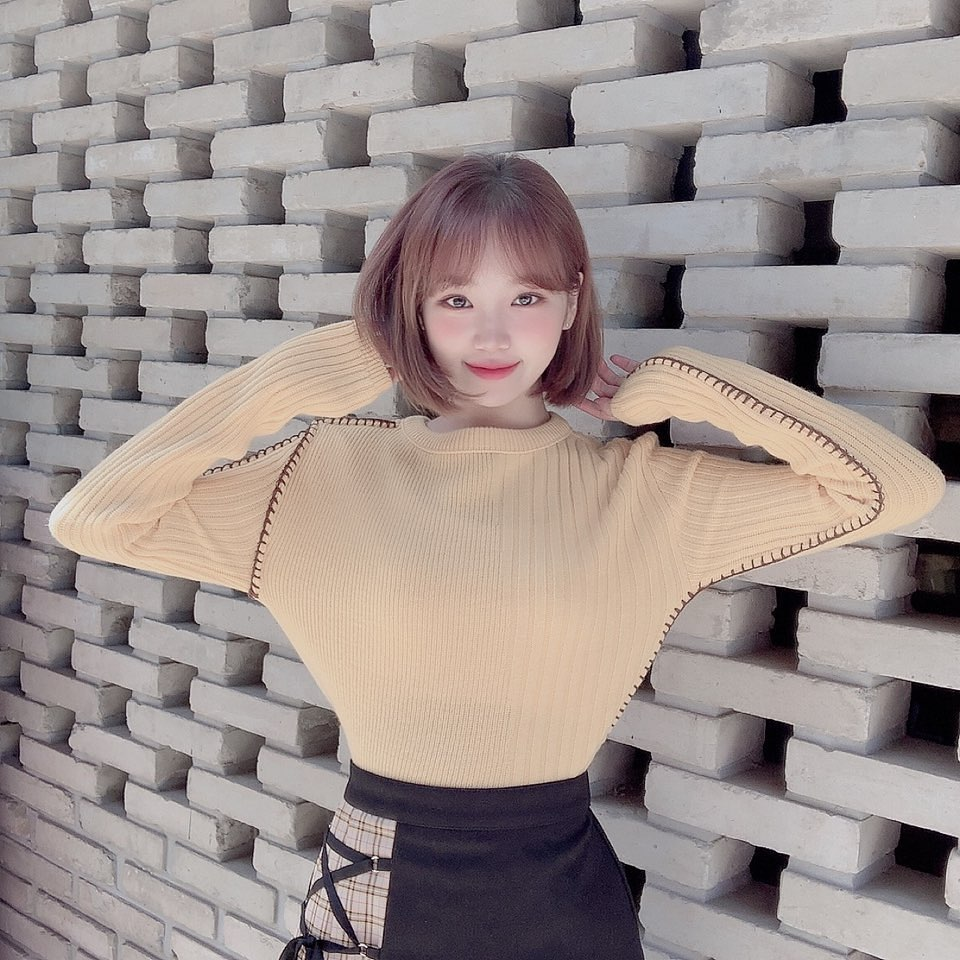
#> input picture data/chaewon.jpg, 960 x 960 px
$ jupyter execute chapter3.ipynb   (older library calls are emulated)
#> lines starting #> are read from the running program, lines starting #| are printed output that depends on the picture; after the words box and inside, x2 and y2 are one past the last pixel; in counts of white or black regions, pixels touching at a corner belong together
# 3강 윤관선과 분할

본 항목에서는 아래 항목들을 다룬다
+ Otsu 알고리즘을 사용한 그레이스케일 이미지 이진화
+ 이진 이미지에서 외부 및 내부 윤곽선 찾기
+ 이진 이미지에서 연결된 구성 요소 추출
+ 선과 원을 2차원의 점의 집합으로 맞추기
+ 이미지 모멘트 계산
+ 곡선으로 작업: 근사, 길이, 면적
+ 윤곽선 내부에서 점의 포함 여부 확인
+ 지정된 2차원 점과 모든 픽셀 간의 거리 계산
+ k-평균 알고리즘을 이용한 이미지 분할
+ 분할 시드를 사용해 이미지 분할: 워터쉐드 알고리즘

[cell 1]
import cv2
import numpy as np
import matplotlib.pyplot as plt
import random

### Otsu 알고리즘을 사용한 그레이 스케일 이미지 이진화
Otsu는 이미지 히스토그램을 이용해서 이미지를 두 개의 클래스로 가장 잘 분할 할 수 있는 intensity 값을 찾는 것이다. 이 값으로 Threshold 값으로 해서 클래스 1과 클래스 2로 분류한다.
1. 평활화한(normalized) 히스토그램을 구한다
2. 각 픽셀별로 threshold 값을 먹일 때 최대의 분산비율이 나올 수 있도록 설정한다.(between-class variance 알고리즘)
(책에는 내부 분산 최소라고 되어있는데, 분산 비율= ( 클래스간 분산 / 내부 분산 )^2 , 라는 수식에서 나오는 얘기다.

[cell 2]
image = cv2.imread('../data/chaewon.jpg', 0)

otsu_thr, otsu_mask = cv2.threshold(image, -1, 1, cv2.THRESH_BINARY | cv2.THRESH_OTSU)
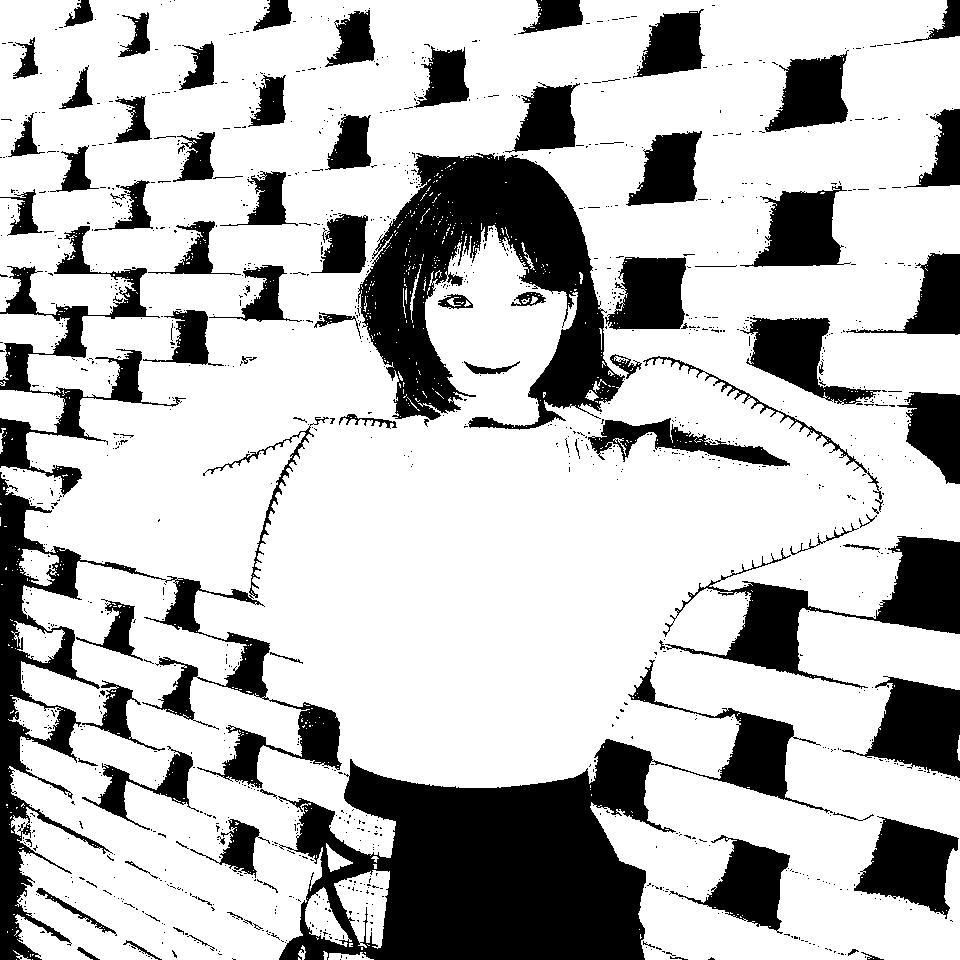
#> otsu_mask: shape (960, 960); values 0 (black) and 1 (white), 74.3% white; 1347 black regions (1253 under 20 px), largest, box (x1, y1, x2, y2) and area: (278, 660, 833, 960) 58092, (358, 153, 625, 430) 33761, (0, 417, 342, 960) 24759
#> otsu_thr = 121
                                                                             # OTSU는 Threshold 값이 자동으로 설정되기 때문에 -1(0)을 넣어준다
                                                                             # maxval도 마찬가지. 자동설정. 0을 넣으면 검은 화면만 나온다.
                                                                             # (0.6 이상은 출력 되지만 그냥 1로 설정하는게 정석인듯)
print('Estimated threshold (Otsu): ', otsu_thr)
#| Estimated threshold (Otsu):  121.0

plt.figure(figsize=(15, 7))
plt.subplot(121)
plt.axis('off')
plt.title('original')
plt.imshow(image, cmap='gray')

plt.subplot(122)
plt.axis('off')
plt.title('Otsu threshold')
plt.imshow(otsu_mask, cmap='gray')

plt.tight_layout()
plt.show()

### 이진 이미지에서 외부 및 내부 윤곽선 찾기

참고: https://opencv-python.readthedocs.io/en/latest/doc/18.imageContourHierarchy/imageContourHierarchy.html

[cell 3]
image = cv2.imread('../data/chaewon.jpg', 0)

image = np.zeros((480, 640), np.uint8)
cv2.circle(image, (100, 100), 50, 255, -1)
cv2.circle(image, (100, 100), 25, 0, -1)
cv2.circle(image, (200, 100), 50, 255, -1)
cv2.circle(image, (200, 100), 25, 0, -1)

#

contours, hierarchy = cv2.findContours(image, cv2.RETR_CCOMP, cv2.CHAIN_APPROX_NONE)
# 책은 3개의 인자를 반환하는데(수정된 이미지, 윤곽선 리스트, 윤곽선 계층 속성 리스트) 버전의 차이로 return이 다르다
# https://github.com/facebookresearch/maskrcnn-benchmark/issues/339
# cv2.CHAIN_APPROX_NONE = 윤곽선의 수직과 수평 부분을 각 끝점으로 축소
# cv2.CHAIN_APPROX_NON = 압축하지 않음


image_external = np.zeros(image.shape, image.dtype)
for i in range(len(contours)):
    if hierarchy[0][i][3] == -1:
        cv2.drawContours(image_external, contours, i, 255, 1)   #drawContours(image, contours, contourIdx, color, thickness=None)

image_internal = np.zeros(image.shape, image.dtype)
for i in range(len(contours)):
    if hierarchy[0][i][3] != -1:
        cv2.drawContours(image_internal, contours, i, 255, 1)

# hierarchy의 3번째 차원의 3번째 값이 -1 이란 것은 내부에 더이상 contours가 없다는 의미이다
# hierarchy 구조 = 다음과 이전 윤곽선의 인덱스, 첫 자식 윤곽선, 첫 부모 윤곽선
# hierarchy의 shape는 (1, x, 4)의 형태입니다. 여기서 3번째 차원의 4개의 값이 hierarchy를 표현합니다. 각 값의 의미는 (next, prev, child, parent) 입니다. RETR_LIST는 선/후 관계만을 표현하고, parent/child관계를 표현하지 않는 mode입니다.

plt.figure(figsize=(20, 7))


plt.subplot(131)
plt.axis('off')
plt.title('original')
plt.imshow(image, cmap='gray')

plt.subplot(132)
plt.axis('off')
plt.title('external')
plt.imshow(image_external, cmap='gray')

plt.subplot(133)
plt.axis('off')
plt.title('internal')
plt.imshow(image_internal, cmap='gray')

[cell 4]
img = cv2.imread('../data/chaewon.jpg', cv2.IMREAD_GRAYSCALE) # ??? 0을 넣는거랑 cv2.IMREAD_GRAYSCALE이랑 뭐가 다르지?
img = cv2.resize(img, None, fx=0.5, fy=0.5, interpolation=cv2.INTER_AREA)

connectivity = 4
num_labels, labelmap = cv2.connectedComponents(img, connectivity, cv2.CV_32S)
#> num_labels = 2
# 요소 번호 튜플, 요소 레이블 포함 이미지를 반환받음
# labelmap은 입력 이미지와 동일한 크기며, 각 픽셀은 해당 픽셀이 속한 요소에 따라 [0, 요소개수] 범위의 값을 가진다
display(labelmap)

img = np.hstack((img, labelmap.astype(np.float32)/(num_labels-1)))
#> img: shape (480, 960) float32
cv2.imshow('Connected components', img)
cv2.waitKey()
cv2.destroyAllWindows()

img = cvimg = cv2.imread('../data/chaewon.jpg', cv2.IMREAD_GRAYSCALE)
img = cv2.resize(img, None, fx=0.5, fy=0.5, interpolation=cv2.INTER_AREA)
otsu_thr, otsu_mask = cv2.threshold(img, -1, 1, cv2.THRESH_BINARY | cv2.THRESH_OTSU)
#> otsu_thr = 122
# otsu_mask = cv2.adaptiveThreshold(img, 1, cv2.ADAPTIVE_THRESH_GAUSSIAN_C, cv2.THRESH_BINARY, 11, 10)


output = cv2.connectedComponentsWithStats(otsu_mask, connectivity, cv2.CV_32S)

num_labels, labelmap, stats, centers = output       # stats 가 status가 아니라 statistics이다
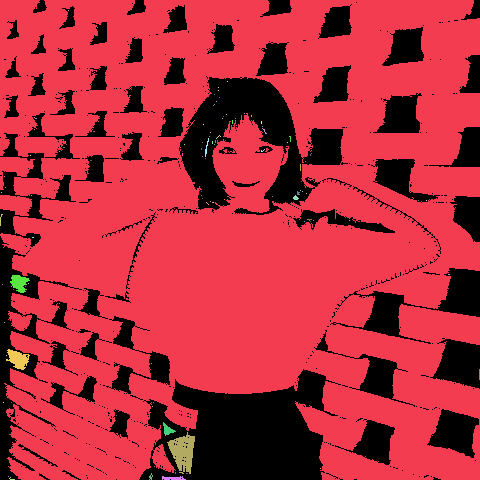
#> labelmap: shape (480, 480) int32; 101 distinct labels, from 0 to 100; one colour per label, 0 black
#> num_labels = 101; stats = 101 rows, first 6: [0, 0, 480, 480, 59469], [0, 0, 480, 480, 169345], [68, 10, 1, 1, 1], [227, 81, 1, 1, 1], [218, 87, 1, 1, 1], [218, 90, 1, 1, 1]; centers = 101 pairs, first value 0.385 to 479, second value 10 to 478.6
# https://stackoverflow.com/questions/35854197/how-to-use-opencvs-connected-components-with-stats-in-python
# labelmap: 입력 이미지의 크기 행렬이다. 각각의 값은 label의 값과 같다. (무슨 말이지...?)
# stats: 라벨의 개수만큼의 길이를 가지고(행), stat의 정보를 가진다. stat의 정보는 다음과 같다
#       stat[0]=cv2.CC_STAT_LEFT The leftmost (x) coordinate which is the inclusive start of the bounding box in the horizontal direction.
#       stat[1]=cv2.CC_STAT_TOP The topmost (y) coordinate which is the inclusive start of the bounding box in the vertical direction.
#       stat[2]=cv2.CC_STAT_WIDTH The horizontal size of the bounding box
#       stat[3]=cv2.CC_STAT_HEIGHT The vertical size of the bounding box
#       stat[4]=cv2.CC_STAT_AREA The total area (in pixels) of the connected component


# Statistics output for each label, including the background label, see below for available statistics. Statistics are accessed via stats[label, COLUMN] where available columns are defined below.
#
# It has a length equal to the number of labels and a width equal to the number of stats. It can be used with the OpenCV documentation for it:
# Labels is a matrix the size of the input image where each element has a value equal to its label.
# centers: label의 x, y좌표의 중간값을 반환한다.


colored = np.full((img.shape[0], img.shape[1], 3), 0, np.uint8)

print(labelmap.shape)
#| (480, 480)
print(colored.shape)
#| (480, 480, 3)

for l in range(1, num_labels):
    if stats[l][4] > 50:                                        # 각각의 label에 접근해서 CC_STAT_AREA가 50 이상인것만 고른다
        colored[labelmap == l] = (0, 255*l/num_labels,255*num_labels/l)                     # labelmap == l 은 boolean list를 반환한다.
                                                                                            # 즉 list[list == k] 는 인덱싱이다!
        cv2.circle(colored, (int(centers[l][0]), int(centers[l][1])), 5, (255, 0, 0), -1)
        img = cv2.cvtColor(otsu_mask*255, cv2.COLOR_GRAY2BGR)

cv2.imshow('Connected components', np.hstack((img, colored)))
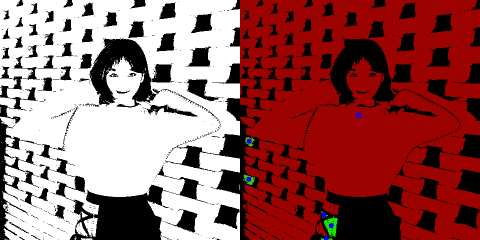
#> window 'Connected components': shape (480, 960, 3) (shown at 1/2 size); mean B, G, R 94.9, 95.8, 151.6
cv2.waitKey()
cv2.destroyAllWindows()

### 선과 원을 2차원의 점의 집합으로 맞추기
openCV는 fitLine, fitEllipse 함수를 통해 랜덤한 점의 위치들을 근사한 타원과 직선을 반환한다
fitEllipse는 최소 5개의 점이 필요하고, fitLine은 최소 2개의 점이 필요하다

fitEllipse는 2차원 점의 집합을 인수로 받아, 중심점, 반축의 길이(장반경?), 회전 각도를 반환한다.
반환된 매개변수를 cv2.ellipse의 인자로 넣어 결과를 표시할 수 있다.

fitline은 임의의 점의 집합을 받고, 최소화를 위한 거리 함수의 유형과, 거리함수를 제어할 값, (x0, y0) 점과 (vx, vy)의 직선 계수에 대한 허용 정확도를 매개변수로 받는다. (x0, y0)는 직선이 통과하는 지점을 결정한다.
반환값은 (x0, y0, vx, vy)이다.
3차원에서도 동작하고 매우 안정적이기 때문에 자주 쓰인다.

[cell 5]
img = np.full((512, 512, 3), 255, np.uint8)

ellipse_axes = (int(256*random.uniform(0, 1)), int(256*random.uniform(0,1))) # random.uniform(x, y) x와 y사이의 랜덤한 실수를 반환한다.
ellipse_angle = int(180*random.uniform(0, 1))
ellipse_ceter = (256, 256)

pts = cv2.ellipse2Poly(ellipse_ceter, ellipse_axes, ellipse_angle, 0, 360, 1)   # 타원 모양의 연속하는 점의 행렬을 반환한다.
#> pts = 361 pairs, first value 60 to 452, second value 41 to 471
pts += np.random.uniform(-10, 10, pts.shape).astype(np.int32)                   # 각각의 점에 -10에서 10 사이의 난수를 더해준다.
#> pts = 361 pairs, first value 51 to 461, second value 35 to 479
                                                                                # <포인트!!> uniform의 3번쨰 인자(size) 에 pts.shape을 넣어서
                                                                                # 모든 값에 한번에 난수가 더해짐!

cv2.ellipse(img, ellipse_ceter, ellipse_axes, ellipse_angle, 0, 360, (0, 255, 0), 3)
#> img: shape (512, 512, 3)

for pt in pts:
    cv2.circle(img, (int(pt[0]), int(pt[1])), 3, (0, 0, 255))
#> this loop made 361 passes
#> pt on passes 1 to 3: [312, 469], [311, 465], [304, 468]

cv2.imshow('Fit ellipse', img)
cv2.waitKey()
cv2.destroyAllWindows()

ellipse = cv2.fitEllipse(pts)
#> ellipse = ((255.8, 255.5), (388.4, 432.7), 164)
cv2.ellipse(img, ellipse, (0, 0, 0), 3)
cv2.imshow('Fit ellipse', img)
cv2.waitKey()
cv2.destroyAllWindows()

img = np.full((512, 512, 3), 255, np.uint8)

pts = np.arange(512).reshape(-1, 1)
pts = np.hstack((pts, pts))     # np.hstack(x, y): x의 오른쪽 열에 y를 추가한다
pts += np.random.uniform(-10, 10, pts.shape).astype(np.int32)

cv2.line(img, (0,0), (512, 512), (0, 255, 0), 3)

for pt in pts:
    cv2.circle(img, (int(pt[0]), int(pt[1])), 3, (0,0,255))
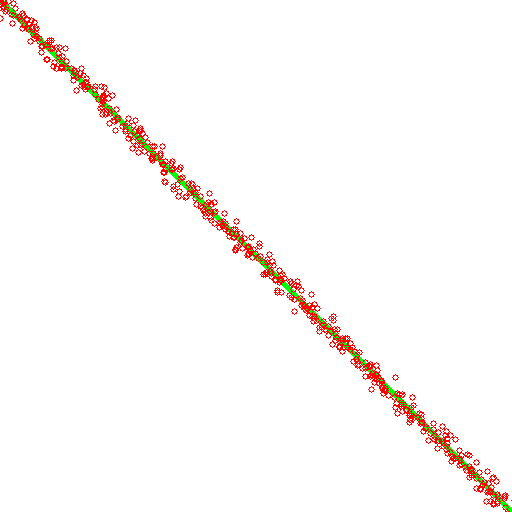
#> img: shape (512, 512, 3); mean B, G, R 247.3, 248.9, 253.4

cv2.imshow('Fit line', img)
cv2.waitKey()
cv2.destroyAllWindows()

vx, vy, x, y = cv2.fitLine(pts, cv2.DIST_L2, 0, 0.01, 0.01)
#> vx = [0.707]; vy = [0.708]; x = [255.7]; y = [255.8]
y0 = int(y - x*vy/vx)
#> y0 = 0
y1 = int((512 - x)*vy/vx + y)
#> y1 = 512
cv2.line(img, (0, y0), (512, y1), (0, 0, 0), 3)

cv2.imshow('Fit line', img)
cv2.waitKey()
cv2.destroyAllWindows()

### 이미지 모멘트 계산
# 이미지 모멘트 계산
생략

### 곡선으로 작어비 근사, 길이, 면적
+ 곡선의 길이와 면적 계산
+ 볼록 외피(?)를 얻는다
+ 곡선의 볼록 여부를 확인한다
+ 이번 절에서 다루는 모든 작업은 윤곽선 처리 기반 알고리즘 개발에 유용하다
+ 거짓 윤곽선을 배제하는 휴리스틱한 필터를 만들 수도 있다

참고: https://m.blog.naver.com/samsjang/220516697251

findcontours 설명. images는 버전에 따라 있거나 없음.
images, contours, hierachy = cv2.findContours(image, mode, method)

image: 흑백이미지 또는 이진화된 이미지
mode : 컨투어를 찾는 방법
+ cv2.RETR_EXTERNAL: 컨투어 라인 중 가장 바깥쪽의 라인만 찾음
cv2.RETR_LIST: 모든 컨투어 라인을 찾지만, 상하구조(hierachy)관계를 구성하지 않음
cv2.RETR_CCOMP: 모든 컨투어 라인을 찾고, 상하구조는 2 단계로 구성함
cv2.RETR_TREE: 모든 컨투어 라인을 찾고, 모든 상하구조를 구성함

method : 컨투어를 찾을 때 사용하는 근사화 방법
+ cv2.CHAIN_APPROX_NONE: 모든 컨투어 포인트를 반환
cv2.CHAIN_APPROX_SIMPLE: 컨투어 라인을 그릴 수 있는 포인트만 반환
cv2.CHAIN_APPROX_TC89_L1: Teh_Chin 연결 근사 알고리즘 L1 버전을 적용하여 컨투어 포인트를 줄임
cv2.CHAIN_APPROX_TC89_KCOS: Teh_Chin 연결 근사 알고리즘 KCOS 버전을 적용하여 컨투어 포인트를 줄임

drawContours 설명
cv2.drawContours(img, contours, -1, (0, 255, 0), 3)
img: contour를 나타낼 대상 이미지
contours: img에 그릴 contour. 이 값은 cv2.findcontours() 함수의 2번째 리턴 값으로 리스트형 자료임. i번째 contour의 첫 번째 픽셀 좌표는 contours[i][0]과 같이 접근 가능
-1: img에 실제로 그릴 contour 인덱스 파라미터 이값이 음수이면 모든 contour를 그림
(0,255,0), 2: 색상과 두께

[cell 6]
img = cv2.imread('../data/minguri.jpg', cv2.IMREAD_GRAYSCALE)
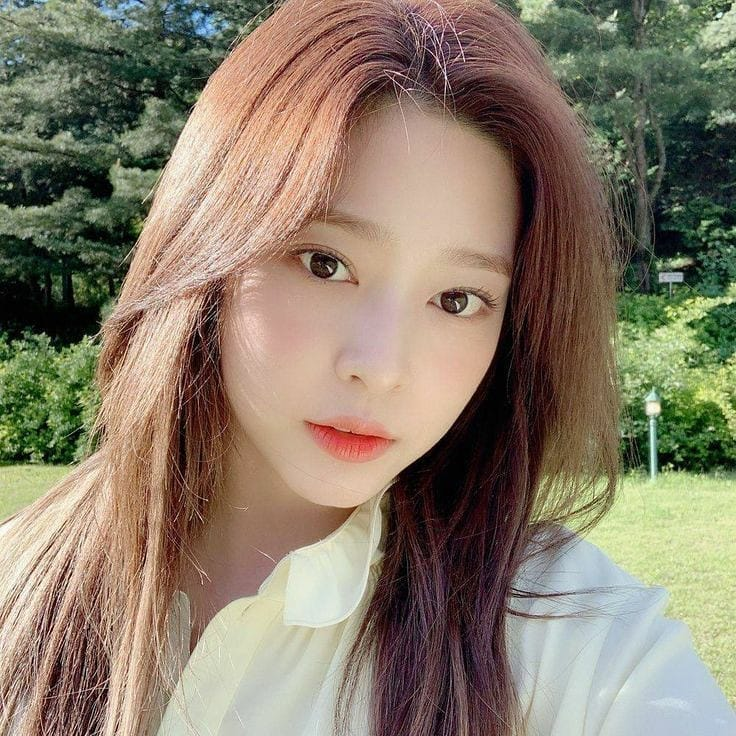
#> input picture data/minguri.jpg, 736 x 736 px
#> img: shape (736, 736)

# img = cv2.adaptiveThreshold(img, 255, cv2.ADAPTIVE_THRESH_GAUSSIAN_C ,cv2.THRESH_BINARY, 3, 3)
thr, img = cv2.threshold(img, 100, 1, cv2.THRESH_BINARY_INV)

img = np.full((512, 512, 1), 0, np.uint8)
cv2.circle(img, (256, 256), 100, 255, -1)
cv2.ellipse(img, (256, 256), (20, 200), 45, 0, 360, 255, -1)
cv2.ellipse(img, (256, 256), (20, 200), -45, 0, 360, 255, -1)

contours, hierarchy = cv2.findContours(img, cv2.RETR_TREE, cv2.CHAIN_APPROX_SIMPLE)
#> contours = 1 contour; box (x1, y1, x2, y2) and area: (114, 114, 399, 399) 41140
# contours: 외곽선 좌표를 가지는 2차원 리스트
# hierarchy: 상하관계정보를 가지는 리스트
#    [Next, Previous, First Child, Parent]
#    Next: 동일 레벨의 다음 contour 인덱스, 동일레벨의 다음 contour가 없으면 -1
#    Previous: 동일 레벨의 이전 contour 인덱스, 동일레벨의 이전 contour가 없으면 -1
#    First Child: 최초의 자식 contour 인덱스. 자식 contour가 없으면 -1
#    Parent: 부모 contour 인덱스. 부모 contour가 없으면 -1

color = cv2.cvtColor(img, cv2.COLOR_GRAY2BGR)

cv2.drawContours(color, contours, -1, (0, 255, 0), 3)
cv2.imshow('contours', color)
cv2.waitKey()
cv2.destroyAllWindows()

contour = contours[0]   # contour array가 list로 감싸져 있어서 한번 꺼낸다
#> contour = contour of 582 points, box (x1, y1, x2, y2) (114, 114, 399, 399), area 41140
print('Area of contour is %.2f' % cv2.contourArea(contour, True))   # contour의 면적 계산.
#| Area of contour is -41140.50
print('Signed area of contour is %.2f' % cv2.contourArea(contour, True))
#| Signed area of contour is -41140.50
print('Signed area of contour is %.2f' % cv2.contourArea(contour[::-1], True))  # ([::-1], 순서를 역순으로 가져온다는 인덱싱), 시계 / 반시계로 넓이의 부호가 바뀜
#| Signed area of contour is 41140.50

print('Length of closed contour is %.2f' % cv2.arcLength(contour, True))    # 윤곽선의 첫 번째 점과 마지막 점을 연결한 것으로 간주 -> 닫힌 상태로 길이 계산
#| Length of closed contour is 1391.54
print('Length of open contour is %.2f' % cv2.arcLength(contour, False))     # 윤곽선의 첫 번째 점과 마지막 점을 연결했다고 간주하지 않아, 두 점 사이의 길이는 계산되지 않음
#| Length of open contour is 1388.54

hull = cv2.convexHull(contour)  #convex: 볼록한, hull: (콩 등의)깍지를 벗기다. -> convexHull: 임의의 집합 x에 대한 가장 작은 볼록 껍질, 외피
#> hull = [[397, 114], [398, 116], [398, 397], [397, 398], [116, 398], [114, 397], [114, 116], [116, 114]]
cv2.drawContours(color, [hull], -1, (255,0,255), 3)     # 외피 그리기

cv2.imshow('contours', color)
cv2.waitKey()
cv2.destroyAllWindows()

print('Convex status of contour is %s' %cv2.isContourConvex(contour))   # contour가 볼록 껍질인가?
#| Convex status of contour is False
print('Convex status of its hull is %s' %cv2.isContourConvex(hull))     # hull이 볼록 껍질인가?
#| Convex status of its hull is True

cv2.namedWindow('contours')

img = np.copy(color)

# [7 lines left out: function trackbar_callback, not called in this run]

cv2.createTrackbar('Epsilon', 'contours', 1, 255, lambda v: trackbar_callback(v))
while True:
    cv2.imshow('contours', img)
    key = cv2.waitKey(3)
#> (key Esc is pressed here)
    if key == 27:
        break
cv2.destroyAllWindows()

저장이 안돼서 앞 내용은 추후 추가

### 책에 없는 watershed 코드
출처: https://opencv-python.readthedocs.io/en/latest/doc/27.imageWaterShed/imageWaterShed.html

[cell 7]
img = cv2.imread('../data/coins.jpg', 0)
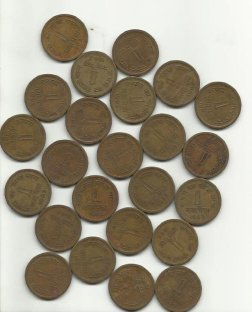
#> input picture data/coins.jpg, 252 x 312 px
#> img: shape (312, 252)
binary, thresh = cv2.threshold(img, 0, 255, cv2.THRESH_BINARY_INV | cv2.THRESH_OTSU)
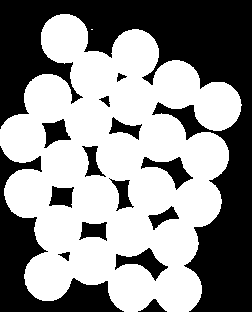
#> thresh: shape (312, 252); 55.9% white; 15 black regions, largest, box (x1, y1, x2, y2) and area: (0, 0, 252, 312) 24925, (0, 146, 124, 312) 5653, (115, 248, 168, 281) 657
#> binary = 162

kernel = np.ones((3,3), np.uint8)
opening = cv2.morphologyEx(thresh, cv2.MORPH_OPEN, kernel, iterations=2)

sure_bg = cv2.dilate(opening, kernel, iterations=3)

dist_transform = cv2.distanceTransform(opening, cv2.DIST_L2, 5)
ret, sure_fg = cv2.threshold(dist_transform, 0.5*dist_transform.max(), 255,0)
#> ret = 11.98
sure_fg = np.uint8(sure_fg)

unknown = cv2.subtract(sure_bg, sure_fg)

plt.figure(figsize=(15, 15))
plt.subplot(321)
plt.axis('off')
plt.title('sure_bg')
plt.imshow(sure_bg)

plt.subplot(322)
plt.axis('off')
plt.title('sure_fg')
plt.imshow(sure_fg)

plt.subplot(323)
plt.axis('off')
plt.title('unknown')
plt.imshow(unknown)

ret, markers = cv2.connectedComponents(sure_fg)
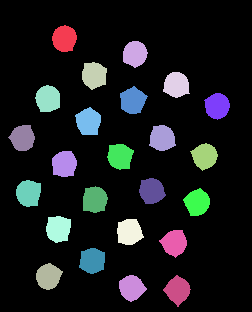
#> markers: shape (312, 252) int32; 25 distinct labels, from 0 to 24; one colour per label, 0 black
#> ret = 25
#markers = markers + 1
markers[unknown == 255] = 0

print(img.shape)
#| (312, 252)
print(markers.shape)
#| (312, 252)

img = cv2.cvtColor(img, cv2.COLOR_GRAY2BGR)
#> img: shape (312, 252, 3)

markers = cv2.watershed(img, markers)
img[markers < 0] = [255,0,0]
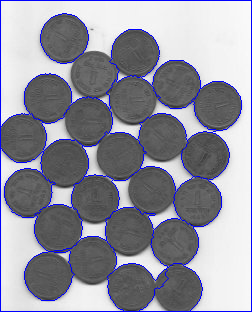
#> img: shape (312, 252, 3); mean B, G, R 157.6, 146.1, 146.1

plt.subplot(324)
plt.axis('off')
plt.title('markers')
plt.imshow(markers)

plt.subplot(325)
plt.axis('off')
plt.title('img')
plt.imshow(img)
